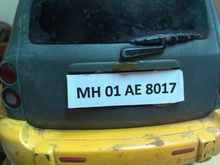
%> input picture Project (Updated 24-Jan)/MATLAB/ca.JPG, 220 x 165 px, shrunk from 640 x 480 before the run
$ octave ANPR.m   (GNU Octave 9; MATLAB toolbox functions it lacks are replaced by stand-ins)
%> lines starting %> are read from the running program, lines starting %| are printed output that depends on the picture
clc;
% Clearvcxa command window.
clear all;
% Delete all variables.
close all;
% Close all figure windows except those created by imtool.
imtool close all;
% Close all figure windows created by imtool.
workspace;
% Make sure the workspace panel is showing.
% Read Image
I = imread ('ca.jpg');
%> I is the input picture: size 165x220x3 uint8; mean R, G, B 86, 101.7, 85.4
figure(1); imshow(I);
% Extract Y component (Convert an Image to Gray)
Igray = rgb2gray(I);
[rows cols] = size(Igray);
%> rows = 165; cols = 220

%% Dilate and Erode Image in order to remove noise
Idilate = Igray;
for i = 1:rows
    for j = 2:cols-1
        temp = max(Igray(i,j-1), Igray(i,j));
        Idilate(i,j) = max(temp, Igray(i,j+1));
    end
end
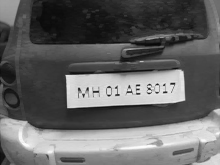
%> Idilate: size 165x220 uint8; min 6, max 253, mean 100.3
I = Idilate;
figure(2);
imshow(Igray);
figure(3);
title('Dilated Image');
imshow(Idilate);
figure(4);
imshow(I);
difference = 0;
sum = 0;
total_sum = 0;
difference = uint32(difference);

%% PROCESS EDGES IN HORIZONTAL DIRECTION disp('Processing Edges Horizontally...');
max_horz = 0; maximum = 0;
for i = 2:cols
    sum = 0;
    for j = 2:rows
        if(I(j, i) > I(j-1, i))
            difference = uint32(I(j, i) - I(j-1, i));
        else
            difference = uint32(I(j-1, i) - I(j, i));
        end
        if(difference > 20)
            sum = sum + difference;
        end
    end
    horz1(i) = sum;
    % Find Peak Value
    if(sum > maximum)
        max_horz = i;
        maximum = sum;
    end
    total_sum = total_sum + sum;
end
%> this loop made 219 passes
%> (maximum, total_sum) on passes 1, 5: (344, 344), (471, 1737)
%> total_sum on passes 2, 3, 4, 6, 7, 8: 646, 963, 1266, 2122, 2556, 2939
%> after the loop, difference = 2; horz1 = 220 values, max 2286 at index 150, min 0 at index 1, mean 727.7; max_horz = 150; maximum = 2286; total_sum = 160098
average = total_sum / cols;
%> average = 728
figure(5);
% Plot the Histogram for analysis subplot(3,1,1);
plot (horz1);
title('Horizontal Edge Processing Histogram');
xlabel('Column Number ->');
ylabel('Difference ->');
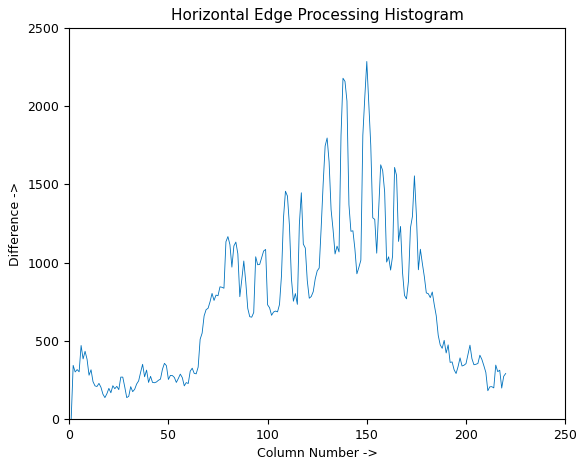
%> figure redrawn from the program's plot data; curve peaks at x = 150, y = 2286

%% Smoothen the Horizontal Histogram by applying Low Pass Filter disp('Passing Horizontal Histogram through Low Pass Filter...');
sum = 0;
horz = horz1;
%> horz has the same summary as horz1
for i = 21:(cols-21)
    sum = 0;
    for j = (i-20):(i+20)
        sum = sum + horz1(j);
    end
    horz(i) = sum / 41;
end
%> after the loop, horz = 220 values, max 1434 at index 147, min 0 at index 1, mean 726.8
subplot(3,1,2);
plot (horz);
title('Histogram after passing through Low Pass Filter');
xlabel('Column Number ->');
ylabel('Difference ->');

%% Filter out Horizontal Histogram Values by applying Dynamic Threshold disp('Filter out Horizontal Histogram...');
for i = 1:cols
    if(horz(i) < average)
        horz(i) = 0;
        for j = 1:rows
            I(j, i) = 0;
        end
    end
end
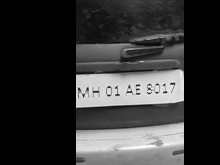
%> I: size 165x220 uint8; min 0, max 253, mean 53.9
%> after the loop, horz = 220 values, max 1434 at index 147, min 0 at index 1, mean 537.8
subplot(3,1,3);
plot (horz);
title('Histogram after Filtering');
xlabel('Column Number ->');
ylabel('Difference ->');
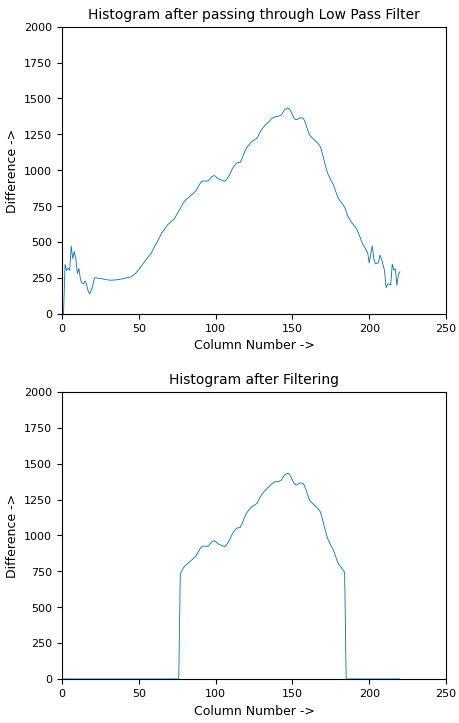
%> figure redrawn from the program's plot data, 2 panels; panel 1: curve peaks at x = 147, y = 1434
figure(10);
imshow(I);
%% PROCESS EDGES IN VERTICAL DIRECTION
difference = 0;
total_sum = 0;
difference = uint32(difference);
disp('Processing Edges Vertically...');
maximum = 0;
max_vert = 0;
for i = 2:rows
    sum = 0;
    for j = 2:cols
        %cols
        if(I(i, j) > I(i, j-1))
            difference = uint32(I(i, j) - I(i, j-1));
        end
        if(I(i, j) <= I(i, j-1))
            difference = uint32(I(i, j-1) - I(i, j));
        end
        if(difference > 20)
            sum = sum + difference;
        end
    end
    vert1(i) = sum;
    %% Find Peak in Vertical Histogram
    if(sum > maximum)
        max_vert = i;
        maximum = sum;
    end
    total_sum = total_sum + sum;
end
%> this loop made 164 passes
%> (maximum, total_sum) on passes 1, 2, 3, 15, 32, 33, 34, 37: (56, 56), (57, 113), (66, 179), (114, 760), (121, 1980), (134, 2114), (179, 2293), (369, 2905)
%> total_sum on passes 4 to 9: 237, 270, 301, 330, 377, 426
%> after the loop, difference = 0; max_vert = 93; maximum = 3221; total_sum = 68075; vert1 = 165 values, max 3221 at index 93, min 0 at index 1, mean 412.6
average = total_sum / rows;
%> average = 413
figure(6)
subplot(3,1,1);
plot (vert1);
title('Vertical Edge Processing Histogram');
xlabel('Row Number ->');
ylabel('Difference ->');

%% Smoothen the Vertical Histogram by applying Low Pass Filter disp('Passing Vertical Histogram through Low Pass Filter...');
sum = 0; vert = vert1;
%> after `vert = vert1`: vert has the same summary as vert1
for i = 21:(rows-21)
    sum = 0;
    for j = (i-20):(i+20)
        sum = sum + vert1(j);
    end
    vert(i) = sum / 41;
end
%> after the loop, vert = 165 values, max 1036 at index 88, min 0 at index 1, mean 410.3
subplot(3,1,2);
plot (vert);
title('Histogram after passing through Low Pass Filter');
xlabel('Row Number ->');
ylabel('Difference ->');

%% Filter out Vertical Histogram Values by applying Dynamic Threshold disp('Filter out Vertical Histogram...');
for i = 1:rows
    if(vert(i) < average)
        vert(i) = 0;
        for j = 1:cols
            I(i, j) = 0;
        end
    end
end
%> after the loop, vert = 165 values, max 1036 at index 88, min 0 at index 1, mean 264.7
subplot(3,1,3);
plot (vert);
title('Histogram after Filtering');
xlabel('Row Number ->');
ylabel('Difference ->');
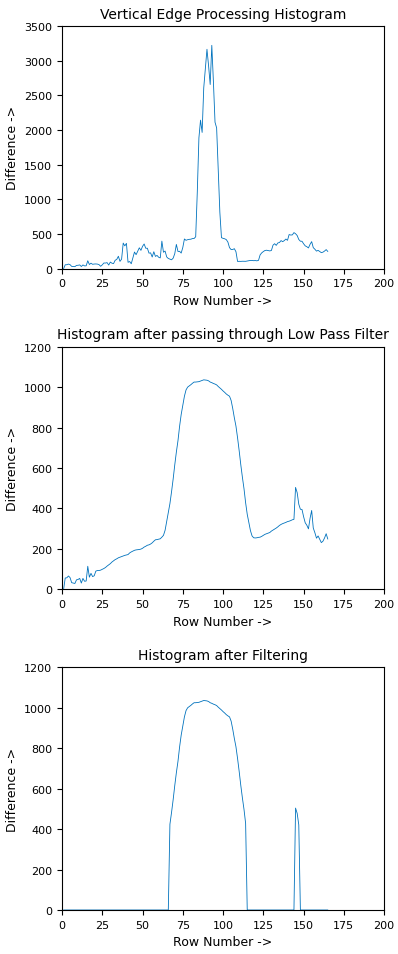
%> figure redrawn from the program's plot data, 3 panels; panel 1: curve peaks at x = 93, y = 3221; panel 2: curve peaks at x = 88, y = 1036
figure(7),
imshow(I);

%% Find Probable candidates for Number Plate
j = 1;
for i = 2:cols-2
    if(horz(i) ~= 0 && horz(i-1) == 0 && horz(i+1) == 0)
        column(j) = i;
        column(j+1) = i;
        j = j + 2;
    elseif((horz(i) ~= 0 && horz(i-1) == 0) || (horz(i) ~= 0 && horz(i+1) == 0))
        column(j) = i;
        j = j+1;
    end
end
%> after the loop, column = [77 184]; j = 3
j = 1;
for i = 2:rows-2
    if(vert(i) ~= 0 && vert(i-1) == 0 && vert(i+1) == 0)
        row(j) = i;
        row(j+1) = i;
        j = j + 2;
    elseif((vert(i) ~= 0 && vert(i-1) == 0) || (vert(i) ~= 0 && vert(i+1) == 0))
        row(j) = i;
        j = j+1;
    end
end
%> after the loop, j = 5; row = [67 114 145 147]
[temp column_size] = size (column);
%> temp = 1; column_size = 2
if(mod(column_size, 2))
    column(column_size+1) = cols;
end
[temp row_size] = size (row);
%> row_size = 4
if(mod(row_size, 2))
    row(row_size+1) = rows;
end

%% Region of Interest Extraction
%Check each probable candidate
for i = 1:2:row_size
    for j = 1:2:column_size
        % If it is not the most probable region remove it from image
        if(~((max_horz >= column(j) && max_horz <= column(j+1)) && (max_vert >= row(i) && max_vert <= row(i+1))))
            %This loop is only for displaying proper output to User
            for m = row(i):row(i+1)
                for n = column(j):column(j+1)
                    I(m, n) = 0;
                end
            end
        end
    end
end
%> this loop made 2 passes
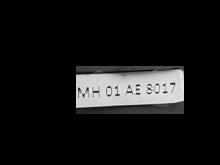
%> I: size 165x220 uint8; min 0, max 239, mean 21.6

figure(8),
imshow(I);

%%Cropping the Image
for i = 2:cols
    for j = 2:rows
        if(I(j,i)~=0)
           temp_x=i;
           temp_y=j;
           break;
        end
    end
    if(I(j,i)~=0)
    break;
    end
end
%> after the loop, temp_x = 77; temp_y = 67
x=temp_x;
%> x = 77
y=temp_y;
%> y = 67
for i=temp_x:cols
    for j=temp_y:rows
        if(I(j,i)~=0)
           temp_x=i;
           temp_y=j;
        end
    end
end
%> this loop made 144 passes
%> after the loop, temp_x = 184; temp_y = 114

cl=temp_x-x;
%> cl = 107
ch=temp_y-y;
%> ch = 47
I2=imcrop(I,[x+10 y cl-20 ch]);
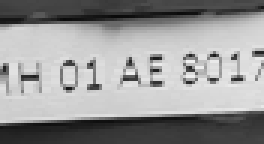
%> I2: size 48x88 uint8 (shown 3 times larger); min 10, max 239, mean 149.9

%%Making it Perfect
% [7 lines of commented-out code are left out]

figure(9);
imshow(I2);
